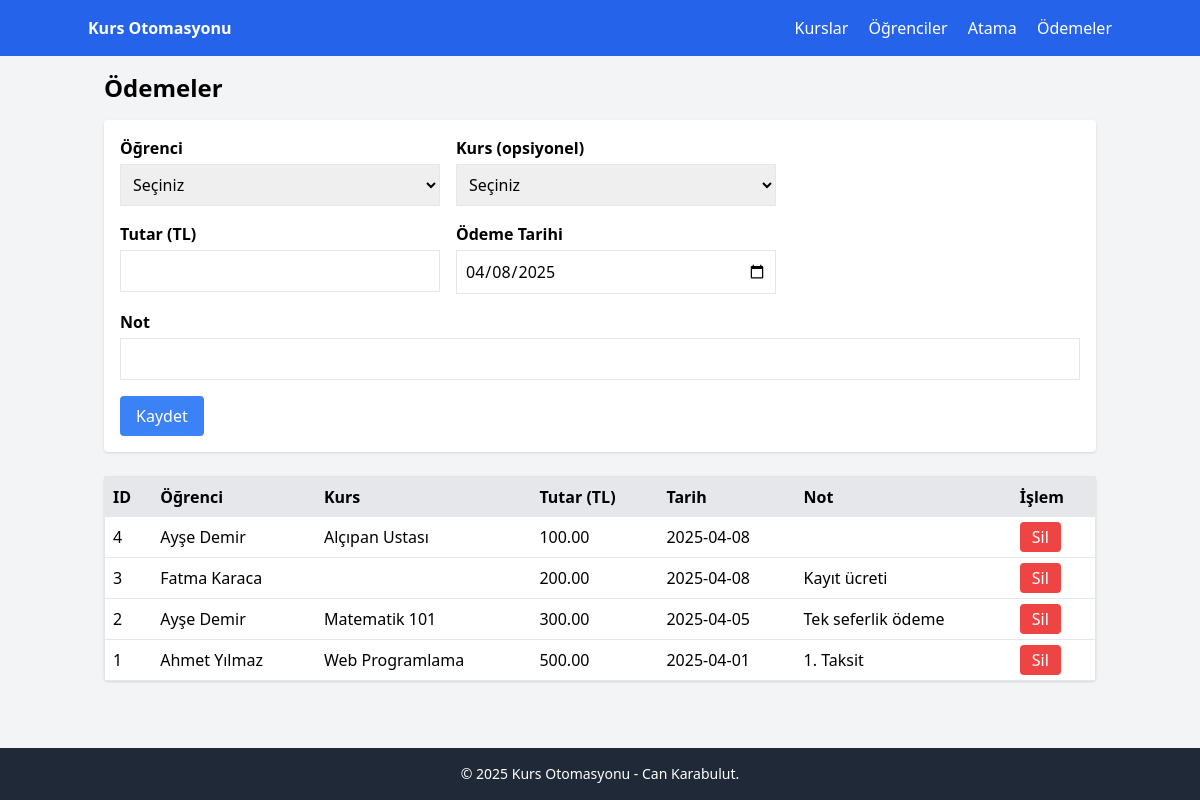
The page /payments.php on the database its author committed.
### tables this page shows
CREATE TABLE `payments` (
  `id` int(11) NOT NULL,
  `student_id` int(11) NOT NULL,
  `course_id` int(11) DEFAULT NULL,
  `amount` decimal(10,2) NOT NULL,
  `payment_date` date NOT NULL,
  `note` varchar(255) DEFAULT NULL
);

CREATE TABLE `students` (
  `id` int(11) NOT NULL,
  `full_name` varchar(100) NOT NULL,
  `email` varchar(100) DEFAULT NULL,
  `phone` varchar(20) DEFAULT NULL
);

CREATE TABLE `courses` (
  `id` int(11) NOT NULL,
  `name` varchar(100) NOT NULL,
  `description` varchar(255) DEFAULT NULL
);

### payments.php (the view, shortened to what this page needs)
<?php
require_once "db.php";
$sql = "SELECT p.id, p.student_id, p.course_id, p.amount, p.payment_date, p.note,
               s.full_name, c.name AS course_name
        FROM payments p
        JOIN students s ON p.student_id = s.id
        LEFT JOIN courses c ON p.course_id = c.id
        ORDER BY p.payment_date DESC, p.id DESC";
$payments = $pdo->query($sql)->fetchAll(PDO::FETCH_ASSOC);
?>
<h1 class="text-2xl font-bold mb-4">Ödemeler</h1>
<form action="payments.php" method="POST" class="mb-6 p-4 bg-white rounded shadow">
  <div class="flex space-x-4 mb-4">
    <div class="w-1/3">
      <label class="block mb-1 font-semibold">Öğrenci</label>
      <select name="student_id" class="border p-2 w-full">
        <option value="">Seçiniz</option>
      </select>
    </div>
    <div class="w-1/3">
      <label class="block mb-1 font-semibold">Kurs (opsiyonel)</label>
      <select name="course_id" class="border p-2 w-full">
        <option value="">Seçiniz</option>
      </select>
    </div>
  </div>
  <div class="flex space-x-4 mb-4">
    <div class="w-1/3">
      <label class="block mb-1 font-semibold">Tutar (TL)</label>
      <input type="number" step="0.01" name="amount" class="border p-2 w-full" required />
    </div>
    <div class="w-1/3">
      <label class="block mb-1 font-semibold">Ödeme Tarihi</label>
      <input type="date" name="payment_date" class="border p-2 w-full" value="<?php echo date('Y-m-d'); ?>" />
    </div>
  </div>
  <div class="mb-4">
    <label class="block mb-1 font-semibold">Not</label>
    <input type="text" name="note" class="border p-2 w-full" />
  </div>
  <button type="submit" class="bg-blue-500 text-white px-4 py-2 rounded">Kaydet</button>
</form>
<table class="w-full bg-white rounded shadow border">
  <thead class="bg-gray-200">
    <tr>
      <th class="p-2 text-left">ID</th>
      <th class="p-2 text-left">Öğrenci</th>
      <th class="p-2 text-left">Kurs</th>
      <th class="p-2 text-left">Tutar (TL)</th>
      <th class="p-2 text-left">Tarih</th>
      <th class="p-2 text-left">Not</th>
      <th class="p-2 text-left">İşlem</th>
    </tr>
  </thead>
  <tbody>
    <?php foreach ($payments as $pay): ?>
    <tr class="border-b">
      <td class="p-2"><?php echo $pay['id']; ?></td>
      <td class="p-2"><?php echo htmlspecialchars($pay['full_name']); ?></td>
      <td class="p-2"><?php echo htmlspecialchars($pay['course_name'] ?? ''); ?></td>
      <td class="p-2"><?php echo $pay['amount']; ?></td>
      <td class="p-2"><?php echo $pay['payment_date']; ?></td>
      <td class="p-2"><?php echo htmlspecialchars($pay['note']); ?></td>
      <td class="p-2">
        <a href="payments.php?delete_id=<?php echo $pay['id']; ?>"
           class="bg-red-500 text-white px-3 py-1 rounded"
           onclick="return confirm('Bu ödeme kaydını silmek istediğinize emin misiniz?');">
          Sil
        </a>
      </td>
    </tr>
    <?php endforeach; ?>
  </tbody>
</table>
<?php
$pageContent = ob_get_clean();
require_once "layout.php";

### layout.php (shortened to what this page needs)
<!DOCTYPE html>
<html lang="tr">
<head>
  <script src="https://cdn.tailwindcss.com"></script>
  <link rel="stylesheet"
      href="https://cdnjs.cloudflare.com/ajax/libs/font-awesome/6.0.0-beta3/css/all.min.css"
 />
  <link rel="stylesheet" href="assets/css/style.css" />
</head>
<body class="bg-gray-100 min-h-screen flex flex-col">
  <nav class="bg-blue-600 text-white p-4">
    <div class="container mx-auto flex justify-between">
      <div class="font-bold">
        <a href="index.php" class="hover:text-gray-200">Kurs Otomasyonu</a>
      </div>
      <div>
        <a href="courses.php" class="mr-4 hover:text-gray-200">Kurslar</a>
        <a href="students.php" class="mr-4 hover:text-gray-200">Öğrenciler</a>
        <a href="enrollments.php" class="mr-4 hover:text-gray-200">Atama</a>
        <a href="payments.php" class="hover:text-gray-200">Ödemeler</a>
      </div>
    </div>
  </nav>
  <main class="container mx-auto flex-1 p-4">
    <?php
    echo $pageContent ?? "";
    ?>
  </main>
  <footer class="bg-gray-800 text-white p-4 mt-auto">
    <div class="container mx-auto text-center">
      <p class="text-sm">&copy; <?php echo date('Y'); ?> Kurs Otomasyonu - Can Karabulut.</p>
    </div>
  </footer>
</body>
</html>

### assets/css/style.css (style rules this page uses)
body { font-family: 'Segoe UI', Tahoma, Geneva, Verdana, sans-serif; }

### rows shown on the page
payments: id "4", student.full_name "Ayşe Demir", course.name "Alçıpan Ustası", amount "100.00", payment_date "2025-04-08"
payments: id "3", student.full_name "Fatma Karaca", amount "200.00", payment_date "2025-04-08", note "Kayıt ücreti"
payments: id "2", student.full_name "Ayşe Demir", course.name "Matematik 101", amount "300.00", payment_date "2025-04-05", note "Tek seferlik ödeme"
payments: id "1", student.full_name "Ahmet Yılmaz", course.name "Web Programlama", amount "500.00", payment_date "2025-04-01", note "1. Taksit"
